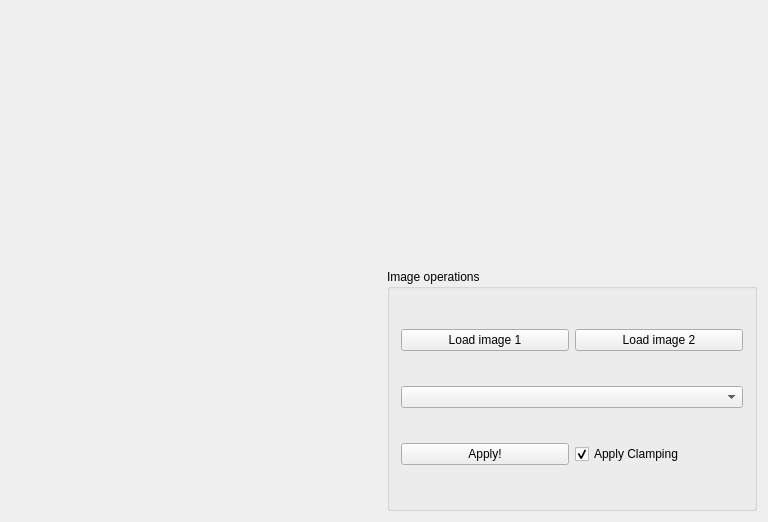
<?xml version="1.0" encoding="UTF-8"?>
<ui version="4.0">
 <class>MainWindow</class>
 <widget class="QMainWindow" name="MainWindow">
  <property name="geometry">
   <rect>
    <x>0</x>
    <y>0</y>
    <width>768</width>
    <height>522</height>
   </rect>
  </property>
  <property name="windowTitle">
   <string>MainWindow</string>
  </property>
  <widget class="QWidget" name="centralWidget">
   <layout class="QGridLayout" name="gridLayout">
    <item row="0" column="0">
     <widget class="QLabel" name="imageLabel">
      <property name="minimumSize">
       <size>
        <width>0</width>
        <height>0</height>
       </size>
      </property>
      <property name="maximumSize">
       <size>
        <width>400</width>
        <height>300</height>
       </size>
      </property>
      <property name="text">
       <string/>
      </property>
     </widget>
    </item>
    <item row="0" column="1">
     <widget class="QLabel" name="resultLabel">
      <property name="maximumSize">
       <size>
        <width>400</width>
        <height>300</height>
       </size>
      </property>
      <property name="text">
       <string/>
      </property>
     </widget>
    </item>
    <item row="1" column="0" colspan="2">
     <spacer name="verticalSpacer">
      <property name="orientation">
       <enum>Qt::Vertical</enum>
      </property>
      <property name="sizeType">
       <enum>QSizePolicy::Fixed</enum>
      </property>
      <property name="sizeHint" stdset="0">
       <size>
        <width>20</width>
        <height>10</height>
       </size>
      </property>
     </spacer>
    </item>
    <item row="2" column="0">
     <widget class="QLabel" name="imageLabel2">
      <property name="maximumSize">
       <size>
        <width>400</width>
        <height>300</height>
       </size>
      </property>
      <property name="text">
       <string/>
      </property>
     </widget>
    </item>
    <item row="2" column="1">
     <widget class="QGroupBox" name="groupBox">
      <property name="title">
       <string>Image operations</string>
      </property>
      <layout class="QGridLayout" name="gridLayout_2">
       <item row="3" column="0">
        <widget class="QPushButton" name="applyButton">
         <property name="text">
          <string>Apply!</string>
         </property>
        </widget>
       </item>
       <item row="0" column="0">
        <widget class="QPushButton" name="loadButton">
         <property name="text">
          <string>Load image 1</string>
         </property>
        </widget>
       </item>
       <item row="0" column="1">
        <widget class="QPushButton" name="loadButton2">
         <property name="text">
          <string>Load image 2</string>
         </property>
        </widget>
       </item>
       <item row="2" column="0" colspan="2">
        <widget class="QComboBox" name="operationComboBox"/>
       </item>
       <item row="3" column="1">
        <widget class="QCheckBox" name="clampCheckBox">
         <property name="text">
          <string>Apply Clamping</string>
         </property>
         <property name="checked">
          <bool>true</bool>
         </property>
        </widget>
       </item>
      </layout>
     </widget>
    </item>
   </layout>
  </widget>
 </widget>
 <layoutdefault spacing="6" margin="11"/>
 <resources/>
 <connections/>
</ui>
